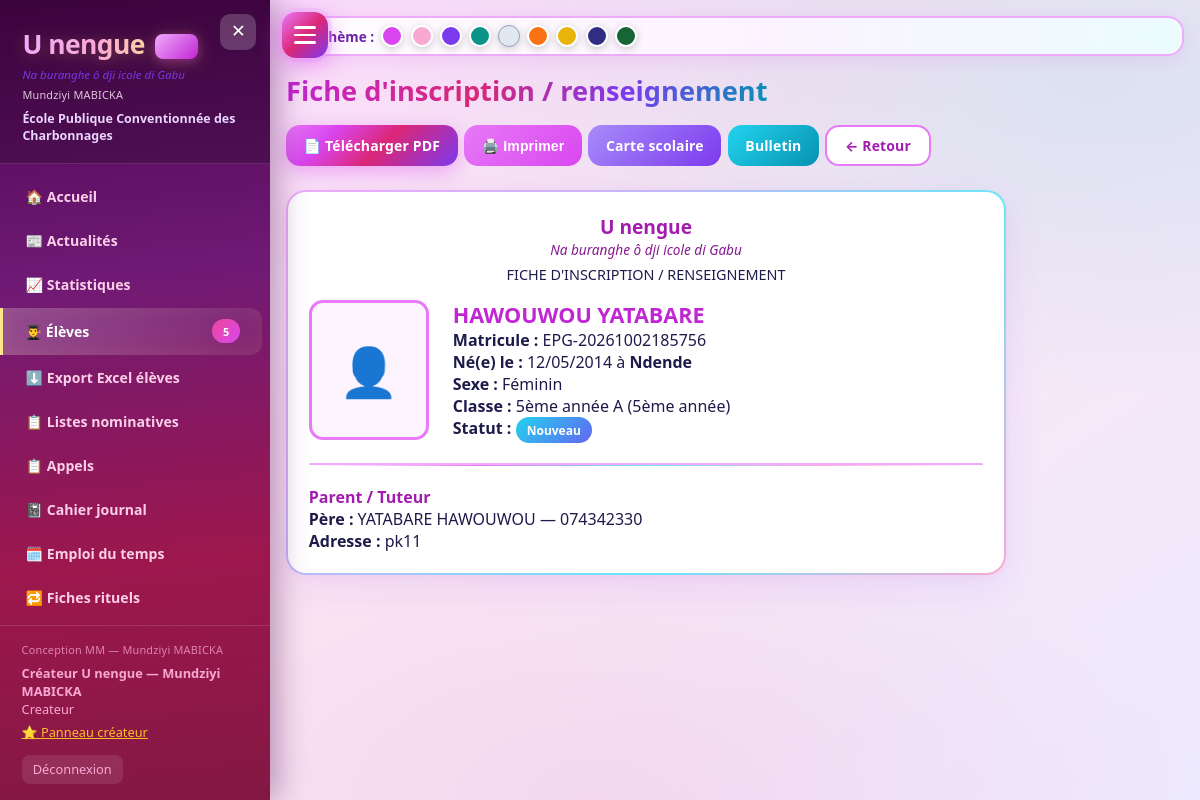
The app's page /eleves/5 (signed in) with its own data.
### app.py (models this page shows)
class SchoolSettings(db.Model):
    id = db.Column(db.Integer, primary_key=True)
    tenant_id = db.Column(db.Integer, db.ForeignKey('tenant.id'), nullable=True, index=True)
    school_name = db.Column(db.String(200), default='École Primaire')
    address = db.Column(db.String(300), default='')
    phone = db.Column(db.String(50), default='')
    email = db.Column(db.String(120), default='')
    province = db.Column(db.String(100), default='')
    circonscription = db.Column(db.String(100), default='')
    director_name = db.Column(db.String(120), default='')
    annee_scolaire = db.Column(db.String(20), default='2025-2026')
    sms_enabled = db.Column(db.Boolean, default=False)
    sms_provider = db.Column(db.String(50), default='twilio')  # twilio / manuel
    sms_account_sid = db.Column(db.String(120), default='')
    sms_auth_token = db.Column(db.String(120), default='')
    sms_from_number = db.Column(db.String(30), default='')
    smtp_enabled = db.Column(db.Boolean, default=False)
    smtp_host = db.Column(db.String(120), default='smtp.gmail.com')
    smtp_port = db.Column(db.Integer, default=587)
    smtp_user = db.Column(db.String(120), default='')
    smtp_password = db.Column(db.String(200), default='')
    smtp_from = db.Column(db.String(120), default='')
    smtp_use_tls = db.Column(db.Boolean, default=True)
    logo_path = db.Column(db.String(300), default='')
    logo2_path = db.Column(db.String(300), default='')
    logo3_path = db.Column(db.String(300), default='')
    logo4_path = db.Column(db.String(300), default='')

class Student(db.Model):
    id = db.Column(db.Integer, primary_key=True)
    tenant_id = db.Column(db.Integer, db.ForeignKey('tenant.id'), nullable=True, index=True)
    matricule = db.Column(db.String(50), unique=True)
    last_name = db.Column(db.String(80), nullable=False)
    first_name = db.Column(db.String(80), nullable=False)
    birth_date = db.Column(db.Date)
    birth_place = db.Column(db.String(150))  # Lieu de naissance
    gender = db.Column(db.String(10))
    class_id = db.Column(db.Integer, db.ForeignKey('class_room.id'))
    parent_name = db.Column(db.String(120))
    parent_phone = db.Column(db.String(50))
    parent_relation = db.Column(db.String(30), default='Père')
    address = db.Column(db.String(200))
    photo_path = db.Column(db.String(300))
    status = db.Column(db.String(20), default='Nouveau')  # Nouveau / Redoublant
    nationality = db.Column(db.String(50), default='Gabonaise')
    provenance = db.Column(db.String(50), default='meme_ecole')
    parent_pin = db.Column(db.String(20), default='')  # code espace parents
    is_handicapped = db.Column(db.Boolean, default=False)
    is_primal = db.Column(db.Boolean, default=False)  # Primaux arrivés
    cep_selected = db.Column(db.Boolean, default=False)
    cep_admis = db.Column(db.Boolean, default=False)
    annee_inscription = db.Column(db.String(20), default='2025-2026')
    created_at = db.Column(db.DateTime, default=datetime.utcnow)
    @property
    def full_name(self):
        return f"{self.last_name} {self.first_name}"

class ClassRoom(db.Model):
    id = db.Column(db.Integer, primary_key=True)
    tenant_id = db.Column(db.Integer, db.ForeignKey('tenant.id'), nullable=True, index=True)
    name = db.Column(db.String(80), nullable=False)
    level = db.Column(db.String(30))  # 1ère année ... 5ème année
    teacher = db.Column(db.String(120))
    students = db.relationship('Student', backref='classroom', lazy=True)

### app.py (the view)
@app.route('/eleves/<int:id>')
@login_required
def fiche_eleve(id):
    student = scoped_query(Student).get_or_404(id)
    tc = teacher_class_filter()
    if tc and student.class_id != tc:
        flash('Accès réservé aux élèves de votre classe.', 'danger')
        return redirect(url_for('eleves'))
    return render_template('fiche_eleve.html', student=student)

### app.py (called while the page is built, shortened)
def login_required(f):
    @wraps(f)
    def decorated(*args, **kwargs):
        if 'user_id' not in session:
            flash('Veuillez vous connecter.', 'warning')
            return redirect(url_for('login'))
        return f(*args, **kwargs)
    return decorated

def scoped_query(model):
    q = model.query
    if not hasattr(model, 'tenant_id'):
        return q
    if session.get('is_creator') and not session.get('view_tenant_id'):
        return q  # créateur voit tout
    tid = current_tenant_id()
    if tid is None:
        return q.filter(model.tenant_id == -1)  # rien
    return q.filter(model.tenant_id == tid)

def teacher_class_filter():
    if session.get('role') == 'Enseignant':
        return session.get('class_id')
    return None

@app.before_request
def before_request_migrate():
    global _schema_ready

@app.context_processor
def inject_globals():
    try:
        settings = scoped_query(SchoolSettings).first()
        students_count = scoped_query(Student).count()
    except Exception:
        settings = None
        students_count = 0
    return dict(settings=settings, students_count=students_count,
                mastery_class=mastery_class, COMPETENCES=COMPETENCES,
                NIVEAUX=NIVEAUX, PALIERS=PALIERS,
                theme=session.get('theme', 'fuchsia'))

### templates/fiche_eleve.html (shortened to what this page needs)
{% extends "base.html" %}
{% block content %}
<div class="page-header">
    <h2>Fiche d'inscription / renseignement</h2>
    <div class="btn-group">
        <a href="{{ url_for('fiche_pdf', id=student.id) }}" class="btn btn-primary">📄 Télécharger PDF</a>
        <button onclick="window.print()" class="btn btn-fuchsia">🖨️ Imprimer</button>
        <a href="{{ url_for('carte_eleve', id=student.id) }}" class="btn btn-purple">Carte scolaire</a>
        <a href="{{ url_for('bulletin', student_id=student.id) }}" class="btn btn-info">Bulletin</a>
        <a href="{{ url_for('eleves') }}" class="btn btn-outline">← Retour</a>
    </div>
</div>
<div class="card" style="max-width:720px" id="fiche-print">
    <div style="text-align:center;margin-bottom:1rem">
        <div style="font-weight:800;font-size:1.2rem;color:#a21caf">U nengue</div>
        <div style="font-size:0.85rem;color:#86198f;font-style:italic">Na buranghe ô dji icole di Gabu</div>
        <div style="font-size:0.9rem;margin-top:0.4rem">FICHE D'INSCRIPTION / RENSEIGNEMENT</div>
    </div>
    <div style="display:flex;gap:1.5rem;align-items:start">
        {% if student.photo_path %}
        <img src="{{ url_for('static', filename=student.photo_path) }}" class="photo-preview">
        {% else %}
        <div class="photo-preview" style="display:flex;align-items:center;justify-content:center;font-size:3rem">👤</div>
        {% endif %}
        <div style="flex:1">
            <h3 style="font-size:1.35rem;color:#c026d3">{{ student.full_name }}</h3>
            <p><strong>Matricule :</strong> {{ student.matricule or '—' }}</p>
            <p><strong>Né(e) le :</strong> {{ student.birth_date.strftime('%d/%m/%Y') if student.birth_date else '—' }} à <strong>{{ student.birth_place or '—' }}</strong></p>
            <p><strong>Sexe :</strong> {{ 'Masculin' if student.gender == 'M' else ('Féminin' if student.gender == 'F' else '—') }}</p>
            <p><strong>Classe :</strong> {{ student.classroom.name if student.classroom else '—' }} ({{ student.classroom.level if student.classroom else '' }})</p>
            <p><strong>Statut :</strong> <span class="badge badge-info">{{ student.status }}</span>
            {% if student.cep_selected %}<span class="badge badge-success">CEP</span>{% endif %}</p>
        </div>
    </div>
    <hr style="margin:1.25rem 0;border:none;border-top:2px solid #f0abfc">
    <h4 style="color:#a21caf">Parent / Tuteur</h4>
    <p><strong>{{ student.parent_relation }} :</strong> {{ student.parent_name or '—' }} — {{ student.parent_phone or '' }}</p>
    <p><strong>Adresse :</strong> {{ student.address or '—' }}</p>
</div>
{% endblock %}

### templates/base.html (shortened to what this page needs)
<!DOCTYPE html>
<html lang="fr" data-theme="{{ theme|default("fuchsia") }}">
<head>
    <link rel="stylesheet" href="{{ url_for('static', filename='css/style.css') }}">
</head>
<body>
    <button type="button" class="menu-fab" id="menuToggle" aria-label="Menu">
        <span></span><span></span><span></span>
    </button>
    <aside class="sidebar" id="sidebar">
        <div class="sidebar-header">
            <button type="button" class="menu-close" id="menuClose" aria-label="Fermer">✕</button>
            <h1>U nengue <span class="mm-badge">MM</span></h1>
            <div class="subtitle">Na buranghe ô dji icole di Gabu</div>
            <div class="mm-credit" style="opacity:0.85;margin-top:0.25rem">Mundziyi MABICKA</div>
            <div class="school-name">{{ settings.school_name if settings else 'École Primaire' }}</div>
        </div>
        <nav class="sidebar-nav">
            <a href="{{ url_for('dashboard') }}" class="nav-item {% if request.endpoint == 'dashboard' %}active{% endif %}">🏠 Accueil</a>
            <a href="{{ url_for('actualites') }}" class="nav-item {% if request.endpoint and 'actualite' in request.endpoint %}active{% endif %}">📰 Actualités</a>
            <a href="{{ url_for('statistiques') }}" class="nav-item {% if request.endpoint and 'statistique' in request.endpoint %}active{% endif %}">📈 Statistiques</a>
            <a href="{{ url_for('eleves') }}" class="nav-item {% if 'eleve' in (request.endpoint or '') %}active{% endif %}">👨‍🎓 Élèves <span class="badge">{{ students_count }}</span></a>
            <a href="{{ url_for('export_eleves_xlsx') }}" class="nav-item">⬇️ Export Excel élèves</a>
            <a href="{{ url_for('listes') }}" class="nav-item {% if 'liste' in (request.endpoint or '') %}active{% endif %}">📋 Listes nominatives</a>
            <a href="{{ url_for('appels') }}" class="nav-item {% if request.endpoint and 'appel' in request.endpoint %}active{% endif %}">📋 Appels</a>
            <a href="{{ url_for('cahier_journal') }}" class="nav-item {% if request.endpoint and 'cahier' in request.endpoint %}active{% endif %}">📓 Cahier journal</a>
            <a href="{{ url_for('emploi_du_temps') }}" class="nav-item {% if request.endpoint and 'emploi' in (request.endpoint or '') %}active{% endif %}">🗓️ Emploi du temps</a>
            <a href="{{ url_for('fiches_rituels') }}" class="nav-item {% if request.endpoint and 'rituel' in (request.endpoint or '') %}active{% endif %}">🔁 Fiches rituels</a>
            <a href="{{ url_for('fiches_preparation') }}" class="nav-item {% if request.endpoint and 'preparation' in (request.endpoint or '') %}active{% endif %}">📝 Préparations</a>
        </nav>
        <div class="sidebar-footer">
            <div class="mm-credit">Conception MM — Mundziyi MABICKA</div>
            <div><strong>{{ session.get('full_name', '') }}</strong></div>
            <div>{{ session.get('role', '') }}</div>
            {% if session.get('is_creator') %}
            <a href="{{ url_for('createur_panel_alias') }}" class="creator-link" style="color:#fbbf24;display:block;margin:0.35rem 0">⭐ Panneau créateur</a>
            {% endif %}
            <a href="{{ url_for('logout') }}" class="sidebar-logout">Déconnexion</a>
        </div>
    </aside>
    <main class="main" id="mainContent">
        <div class="theme-bar-top">
            <span>🎨 Thème :</span>
            <a href="{{ url_for('set_theme', name='fuchsia') }}" class="theme-dot" style="background:#d946ef" title="Fuchsia"></a>
            <a href="{{ url_for('set_theme', name='maternelle-pastel') }}" class="theme-dot" style="background:#f9a8d4" title="Maternelle"></a>
            <a href="{{ url_for('set_theme', name='mauve-spatial') }}" class="theme-dot" style="background:#7c3aed" title="Mauve"></a>
            <a href="{{ url_for('set_theme', name='emeraude-mer') }}" class="theme-dot" style="background:#0d9488" title="Émeraude"></a>
            <a href="{{ url_for('set_theme', name='cristal-miranda') }}" class="theme-dot" style="background:#e2e8f0;border:1px solid #94a3b8" title="Cristal"></a>
            <a href="{{ url_for('set_theme', name='orange-vert') }}" class="theme-dot" style="background:#f97316" title="Orange"></a>
            <a href="{{ url_for('set_theme', name='soleil-or') }}" class="theme-dot" style="background:#eab308" title="Soleil"></a>
            <a href="{{ url_for('set_theme', name='nuit-indigo') }}" class="theme-dot" style="background:#312e81" title="Indigo"></a>
            <a href="{{ url_for('set_theme', name='foret-okoume') }}" class="theme-dot" style="background:#166534" title="Forêt"></a>
        </div>
        <div class="page-body">
            {% block content %}{% endblock %}
        </div>
    </main>
</body>
</html>

### records on screen
SchoolSettings: school_name "École Publique Conventionnée des Charbonnages"
Student: full_name "HAWOUWOU YATABARE", matricule "EPG-20261002185756", birth_date "12/05/2014", birth_place "Ndende", gender "Féminin", status "Nouveau", parent_relation "Père", parent_name "YATABARE HAWOUWOU", parent_phone "074342330", address "pk11"
ClassRoom: classroom "5ème année A", classroom "5ème année"

### other values on screen
{{ students_count }} "5"
{{ session.get('full_name', '') }} "Créateur U nengue — Mundziyi MABICKA"
{{ session.get('role', '') }} "Createur"
